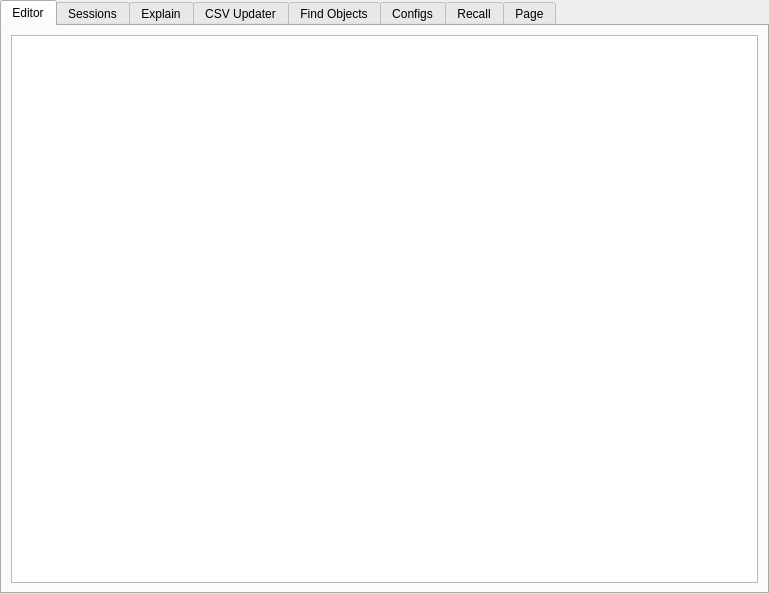
<?xml version="1.0" encoding="UTF-8"?>
<ui version="4.0">
 <class>d_editor</class>
 <widget class="QDialog" name="d_editor">
  <property name="geometry">
   <rect>
    <x>0</x>
    <y>0</y>
    <width>769</width>
    <height>594</height>
   </rect>
  </property>
  <property name="windowTitle">
   <string>Dialog</string>
  </property>
  <property name="modal">
   <bool>true</bool>
  </property>
  <layout class="QGridLayout" name="gridLayout">
   <property name="leftMargin">
    <number>0</number>
   </property>
   <property name="topMargin">
    <number>0</number>
   </property>
   <property name="rightMargin">
    <number>0</number>
   </property>
   <property name="bottomMargin">
    <number>0</number>
   </property>
   <property name="spacing">
    <number>0</number>
   </property>
   <item row="0" column="0">
    <widget class="QTabWidget" name="tabWidget">
     <property name="currentIndex">
      <number>0</number>
     </property>
     <widget class="QWidget" name="tab_editor">
      <attribute name="title">
       <string>Editor</string>
      </attribute>
      <layout class="QVBoxLayout" name="verticalLayout">
       <property name="spacing">
        <number>6</number>
       </property>
       <property name="leftMargin">
        <number>9</number>
       </property>
       <property name="topMargin">
        <number>9</number>
       </property>
       <property name="rightMargin">
        <number>9</number>
       </property>
       <property name="bottomMargin">
        <number>9</number>
       </property>
       <item>
        <widget class="QTextEdit" name="mem_editor">
         <property name="font">
          <font>
           <family>Monospace</family>
           <pointsize>10</pointsize>
          </font>
         </property>
         <property name="lineWrapMode">
          <enum>QTextEdit::NoWrap</enum>
         </property>
        </widget>
       </item>
      </layout>
     </widget>
     <widget class="QWidget" name="tab_session">
      <attribute name="title">
       <string>Sessions</string>
      </attribute>
      <layout class="QVBoxLayout">
       <property name="spacing">
        <number>6</number>
       </property>
       <property name="leftMargin">
        <number>9</number>
       </property>
       <property name="topMargin">
        <number>9</number>
       </property>
       <property name="rightMargin">
        <number>9</number>
       </property>
       <property name="bottomMargin">
        <number>9</number>
       </property>
       <item>
        <widget class="QFrame" name="frame">
         <property name="minimumSize">
          <size>
           <width>0</width>
           <height>30</height>
          </size>
         </property>
         <property name="frameShape">
          <enum>QFrame::Box</enum>
         </property>
         <property name="frameShadow">
          <enum>QFrame::Raised</enum>
         </property>
         <layout class="QHBoxLayout" name="horizontalLayout">
          <property name="spacing">
           <number>0</number>
          </property>
          <property name="leftMargin">
           <number>0</number>
          </property>
          <property name="topMargin">
           <number>0</number>
          </property>
          <property name="rightMargin">
           <number>0</number>
          </property>
          <property name="bottomMargin">
           <number>0</number>
          </property>
          <item>
           <widget class="QPushButton" name="bt_sessions_exec">
            <property name="text">
             <string>view</string>
            </property>
           </widget>
          </item>
          <item>
           <widget class="QComboBox" name="cbo_sessions">
            <item>
             <property name="text">
              <string>ACTIVE</string>
             </property>
            </item>
            <item>
             <property name="text">
              <string>INACTIVE</string>
             </property>
            </item>
            <item>
             <property name="text">
              <string>%</string>
             </property>
            </item>
           </widget>
          </item>
          <item>
           <spacer name="horizontalSpacer">
            <property name="orientation">
             <enum>Qt::Horizontal</enum>
            </property>
            <property name="sizeHint" stdset="0">
             <size>
              <width>40</width>
              <height>20</height>
             </size>
            </property>
           </spacer>
          </item>
         </layout>
        </widget>
       </item>
       <item>
        <widget class="QTreeWidget" name="tree_sessions">
         <property name="alternatingRowColors">
          <bool>true</bool>
         </property>
         <column>
          <property name="text">
           <string notr="true">1</string>
          </property>
         </column>
        </widget>
       </item>
       <item>
        <widget class="QPlainTextEdit" name="mem_sessions"/>
       </item>
      </layout>
     </widget>
     <widget class="QWidget" name="tab_explain">
      <attribute name="title">
       <string>Explain</string>
      </attribute>
      <layout class="QVBoxLayout" name="verticalLayout_4">
       <property name="spacing">
        <number>6</number>
       </property>
       <property name="leftMargin">
        <number>9</number>
       </property>
       <property name="topMargin">
        <number>9</number>
       </property>
       <property name="rightMargin">
        <number>9</number>
       </property>
       <property name="bottomMargin">
        <number>9</number>
       </property>
       <item>
        <widget class="QFrame" name="frame_3">
         <property name="minimumSize">
          <size>
           <width>0</width>
           <height>30</height>
          </size>
         </property>
         <property name="frameShape">
          <enum>QFrame::Box</enum>
         </property>
         <property name="frameShadow">
          <enum>QFrame::Raised</enum>
         </property>
         <widget class="QPushButton" name="bt_explain">
          <property name="geometry">
           <rect>
            <x>1</x>
            <y>2</y>
            <width>80</width>
            <height>26</height>
           </rect>
          </property>
          <property name="text">
           <string>Run</string>
          </property>
         </widget>
        </widget>
       </item>
       <item>
        <widget class="QTextEdit" name="mem_explain">
         <property name="minimumSize">
          <size>
           <width>0</width>
           <height>200</height>
          </size>
         </property>
         <property name="maximumSize">
          <size>
           <width>16777215</width>
           <height>200</height>
          </size>
         </property>
         <property name="font">
          <font>
           <family>Monospace</family>
          </font>
         </property>
        </widget>
       </item>
       <item>
        <widget class="QTreeWidget" name="tree_explain">
         <property name="columnCount">
          <number>7</number>
         </property>
         <column>
          <property name="text">
           <string notr="true">1</string>
          </property>
         </column>
         <column>
          <property name="text">
           <string notr="true">2</string>
          </property>
         </column>
         <column>
          <property name="text">
           <string notr="true">3</string>
          </property>
         </column>
         <column>
          <property name="text">
           <string notr="true">4</string>
          </property>
         </column>
         <column>
          <property name="text">
           <string notr="true">5</string>
          </property>
         </column>
         <column>
          <property name="text">
           <string notr="true">6</string>
          </property>
         </column>
         <column>
          <property name="text">
           <string notr="true">7</string>
          </property>
         </column>
        </widget>
       </item>
      </layout>
     </widget>
     <widget class="QWidget" name="tab_csv_updater">
      <attribute name="title">
       <string>CSV Updater</string>
      </attribute>
      <layout class="QVBoxLayout" name="verticalLayout_5">
       <property name="spacing">
        <number>6</number>
       </property>
       <item>
        <widget class="QGroupBox" name="groupBox_5">
         <property name="minimumSize">
          <size>
           <width>0</width>
           <height>100</height>
          </size>
         </property>
         <property name="maximumSize">
          <size>
           <width>16777215</width>
           <height>100</height>
          </size>
         </property>
         <property name="title">
          <string>Options</string>
         </property>
         <widget class="QPushButton" name="bt_csv_of">
          <property name="geometry">
           <rect>
            <x>596</x>
            <y>64</y>
            <width>32</width>
            <height>26</height>
           </rect>
          </property>
          <property name="maximumSize">
           <size>
            <width>32</width>
            <height>16777215</height>
           </size>
          </property>
          <property name="text">
           <string>...</string>
          </property>
         </widget>
         <widget class="QPushButton" name="bt_csv_populate">
          <property name="geometry">
           <rect>
            <x>12</x>
            <y>32</y>
            <width>100</width>
            <height>26</height>
           </rect>
          </property>
          <property name="maximumSize">
           <size>
            <width>100</width>
            <height>16777215</height>
           </size>
          </property>
          <property name="text">
           <string>Populate</string>
          </property>
         </widget>
         <widget class="QCheckBox" name="chk_csv">
          <property name="geometry">
           <rect>
            <x>118</x>
            <y>33</y>
            <width>510</width>
            <height>24</height>
           </rect>
          </property>
          <property name="text">
           <string>First Line = Titles</string>
          </property>
         </widget>
         <widget class="QLineEdit" name="edt_csv_file">
          <property name="geometry">
           <rect>
            <x>12</x>
            <y>64</y>
            <width>578</width>
            <height>26</height>
           </rect>
          </property>
         </widget>
        </widget>
       </item>
       <item>
        <widget class="QFrame" name="frame_5">
         <property name="frameShape">
          <enum>QFrame::StyledPanel</enum>
         </property>
         <property name="frameShadow">
          <enum>QFrame::Raised</enum>
         </property>
         <layout class="QHBoxLayout" name="horizontalLayout_3">
          <item>
           <widget class="QSplitter" name="splitter">
            <property name="orientation">
             <enum>Qt::Horizontal</enum>
            </property>
            <widget class="QTableWidget" name="grid_csv">
             <property name="minimumSize">
              <size>
               <width>300</width>
               <height>0</height>
              </size>
             </property>
             <property name="maximumSize">
              <size>
               <width>300</width>
               <height>16777215</height>
              </size>
             </property>
             <property name="alternatingRowColors">
              <bool>true</bool>
             </property>
             <property name="columnCount">
              <number>1</number>
             </property>
             <column/>
            </widget>
            <widget class="QPlainTextEdit" name="mem_csv">
             <property name="font">
              <font>
               <family>Monospace</family>
              </font>
             </property>
             <property name="lineWrapMode">
              <enum>QPlainTextEdit::NoWrap</enum>
             </property>
             <property name="backgroundVisible">
              <bool>false</bool>
             </property>
            </widget>
           </widget>
          </item>
         </layout>
        </widget>
       </item>
      </layout>
     </widget>
     <widget class="QWidget" name="tab_find_objects">
      <attribute name="title">
       <string>Find Objects</string>
      </attribute>
      <layout class="QVBoxLayout" name="verticalLayout_3">
       <property name="spacing">
        <number>6</number>
       </property>
       <property name="leftMargin">
        <number>9</number>
       </property>
       <property name="topMargin">
        <number>9</number>
       </property>
       <property name="rightMargin">
        <number>9</number>
       </property>
       <property name="bottomMargin">
        <number>9</number>
       </property>
       <item>
        <widget class="QGroupBox" name="groupBox_4">
         <property name="minimumSize">
          <size>
           <width>0</width>
           <height>100</height>
          </size>
         </property>
         <property name="maximumSize">
          <size>
           <width>16777215</width>
           <height>100</height>
          </size>
         </property>
         <property name="title">
          <string>Filter</string>
         </property>
         <widget class="QCheckBox" name="chk_obj_table">
          <property name="geometry">
           <rect>
            <x>290</x>
            <y>30</y>
            <width>85</width>
            <height>24</height>
           </rect>
          </property>
          <property name="text">
           <string>TABLE</string>
          </property>
          <property name="checked">
           <bool>true</bool>
          </property>
         </widget>
         <widget class="QCheckBox" name="chk_obj_view">
          <property name="geometry">
           <rect>
            <x>290</x>
            <y>50</y>
            <width>85</width>
            <height>24</height>
           </rect>
          </property>
          <property name="text">
           <string>VIEW</string>
          </property>
          <property name="checked">
           <bool>true</bool>
          </property>
         </widget>
         <widget class="QCheckBox" name="chk_obj_package">
          <property name="geometry">
           <rect>
            <x>390</x>
            <y>30</y>
            <width>85</width>
            <height>24</height>
           </rect>
          </property>
          <property name="text">
           <string>PACKAGE</string>
          </property>
          <property name="checked">
           <bool>true</bool>
          </property>
         </widget>
         <widget class="QCheckBox" name="chk_obj_trigger">
          <property name="geometry">
           <rect>
            <x>290</x>
            <y>70</y>
            <width>85</width>
            <height>24</height>
           </rect>
          </property>
          <property name="text">
           <string>TRIGGER</string>
          </property>
          <property name="checked">
           <bool>true</bool>
          </property>
         </widget>
         <widget class="QCheckBox" name="chk_obj_procedure">
          <property name="geometry">
           <rect>
            <x>390</x>
            <y>70</y>
            <width>131</width>
            <height>24</height>
           </rect>
          </property>
          <property name="text">
           <string>PROCEDURE</string>
          </property>
          <property name="checked">
           <bool>true</bool>
          </property>
         </widget>
         <widget class="QCheckBox" name="chk_obj_funcion">
          <property name="geometry">
           <rect>
            <x>390</x>
            <y>50</y>
            <width>85</width>
            <height>24</height>
           </rect>
          </property>
          <property name="text">
           <string>FUNCTION</string>
          </property>
          <property name="checked">
           <bool>true</bool>
          </property>
         </widget>
         <widget class="QLineEdit" name="edt_objetos">
          <property name="geometry">
           <rect>
            <x>13</x>
            <y>53</y>
            <width>241</width>
            <height>26</height>
           </rect>
          </property>
         </widget>
         <widget class="QLabel" name="label_3">
          <property name="geometry">
           <rect>
            <x>13</x>
            <y>33</y>
            <width>91</width>
            <height>18</height>
           </rect>
          </property>
          <property name="text">
           <string>Object Name</string>
          </property>
         </widget>
         <widget class="QPushButton" name="bt_obj_viewcode">
          <property name="geometry">
           <rect>
            <x>510</x>
            <y>40</y>
            <width>161</width>
            <height>41</height>
           </rect>
          </property>
          <property name="text">
           <string>View Code (DDL)</string>
          </property>
         </widget>
        </widget>
       </item>
       <item>
        <widget class="QTableWidget" name="grid_objetos">
         <property name="alternatingRowColors">
          <bool>true</bool>
         </property>
        </widget>
       </item>
      </layout>
     </widget>
     <widget class="QWidget" name="tab_config">
      <attribute name="title">
       <string>Configs</string>
      </attribute>
      <layout class="QVBoxLayout" name="verticalLayout_2">
       <item>
        <widget class="QGroupBox" name="groupBox_3">
         <property name="minimumSize">
          <size>
           <width>0</width>
           <height>200</height>
          </size>
         </property>
         <property name="maximumSize">
          <size>
           <width>16777215</width>
           <height>200</height>
          </size>
         </property>
         <property name="title">
          <string> Configs</string>
         </property>
         <widget class="QLabel" name="label">
          <property name="geometry">
           <rect>
            <x>20</x>
            <y>30</y>
            <width>121</width>
            <height>18</height>
           </rect>
          </property>
          <property name="text">
           <string>Oracle Home</string>
          </property>
         </widget>
         <widget class="QLineEdit" name="edt_cfg_oracle_dir">
          <property name="geometry">
           <rect>
            <x>20</x>
            <y>50</y>
            <width>231</width>
            <height>26</height>
           </rect>
          </property>
         </widget>
         <widget class="QCheckBox" name="chk_cfg_dark_mode">
          <property name="geometry">
           <rect>
            <x>280</x>
            <y>50</y>
            <width>151</width>
            <height>24</height>
           </rect>
          </property>
          <property name="text">
           <string>Themed Dark Mode</string>
          </property>
         </widget>
         <widget class="QLabel" name="label_2">
          <property name="geometry">
           <rect>
            <x>20</x>
            <y>80</y>
            <width>161</width>
            <height>18</height>
           </rect>
          </property>
          <property name="text">
           <string>Templates Directory</string>
          </property>
         </widget>
         <widget class="QLineEdit" name="edt_cfg_template_dir">
          <property name="geometry">
           <rect>
            <x>20</x>
            <y>100</y>
            <width>231</width>
            <height>26</height>
           </rect>
          </property>
         </widget>
         <widget class="QCheckBox" name="chk_cfg_run_user">
          <property name="geometry">
           <rect>
            <x>280</x>
            <y>70</y>
            <width>191</width>
            <height>24</height>
           </rect>
          </property>
          <property name="text">
           <string>Default &quot;Run User&quot; </string>
          </property>
         </widget>
         <widget class="QPushButton" name="bt_cfg_salvar">
          <property name="geometry">
           <rect>
            <x>280</x>
            <y>130</y>
            <width>151</width>
            <height>41</height>
           </rect>
          </property>
          <property name="text">
           <string>Save Configs</string>
          </property>
         </widget>
         <widget class="QLabel" name="label_5">
          <property name="geometry">
           <rect>
            <x>20</x>
            <y>130</y>
            <width>161</width>
            <height>18</height>
           </rect>
          </property>
          <property name="text">
           <string>Outputs Directory</string>
          </property>
         </widget>
         <widget class="QLineEdit" name="edt_cfg_output_dir">
          <property name="geometry">
           <rect>
            <x>20</x>
            <y>150</y>
            <width>231</width>
            <height>26</height>
           </rect>
          </property>
         </widget>
        </widget>
       </item>
       <item>
        <widget class="QGroupBox" name="groupBox">
         <property name="minimumSize">
          <size>
           <width>0</width>
           <height>0</height>
          </size>
         </property>
         <property name="maximumSize">
          <size>
           <width>16777215</width>
           <height>16777215</height>
          </size>
         </property>
         <property name="title">
          <string>TNS</string>
         </property>
         <property name="flat">
          <bool>false</bool>
         </property>
         <layout class="QVBoxLayout" name="verticalLayout_7">
          <property name="spacing">
           <number>0</number>
          </property>
          <property name="leftMargin">
           <number>0</number>
          </property>
          <property name="topMargin">
           <number>0</number>
          </property>
          <property name="rightMargin">
           <number>0</number>
          </property>
          <property name="bottomMargin">
           <number>0</number>
          </property>
          <item>
           <widget class="QTabWidget" name="tabWidget_2">
            <property name="currentIndex">
             <number>0</number>
            </property>
            <widget class="QWidget" name="tab_cfg_services_names">
             <attribute name="title">
              <string>Services Names/SIDs</string>
             </attribute>
             <layout class="QVBoxLayout" name="verticalLayout_8">
              <item>
               <widget class="QPlainTextEdit" name="mem_cfg_tns">
                <property name="font">
                 <font>
                  <family>Monospace</family>
                  <pointsize>10</pointsize>
                 </font>
                </property>
                <property name="lineWrapMode">
                 <enum>QPlainTextEdit::NoWrap</enum>
                </property>
               </widget>
              </item>
             </layout>
            </widget>
            <widget class="QWidget" name="tab_cfg_users_saved">
             <attribute name="title">
              <string>Saved Users</string>
             </attribute>
             <layout class="QVBoxLayout" name="verticalLayout_9">
              <item>
               <widget class="QPlainTextEdit" name="mem_cfg_tns_saved">
                <property name="font">
                 <font>
                  <family>Monospace</family>
                  <pointsize>10</pointsize>
                 </font>
                </property>
                <property name="lineWrapMode">
                 <enum>QPlainTextEdit::NoWrap</enum>
                </property>
               </widget>
              </item>
             </layout>
            </widget>
           </widget>
          </item>
         </layout>
        </widget>
       </item>
      </layout>
     </widget>
     <widget class="QWidget" name="tab_recall">
      <attribute name="title">
       <string>Recall</string>
      </attribute>
      <layout class="QVBoxLayout" name="verticalLayout_6">
       <item>
        <widget class="QGroupBox" name="groupBox_6">
         <property name="minimumSize">
          <size>
           <width>0</width>
           <height>100</height>
          </size>
         </property>
         <property name="maximumSize">
          <size>
           <width>16777215</width>
           <height>100</height>
          </size>
         </property>
         <property name="title">
          <string>Filter Query</string>
         </property>
         <widget class="QLabel" name="label_4">
          <property name="geometry">
           <rect>
            <x>30</x>
            <y>30</y>
            <width>81</width>
            <height>18</height>
           </rect>
          </property>
          <property name="text">
           <string>type text:</string>
          </property>
         </widget>
         <widget class="QLineEdit" name="edt_recall">
          <property name="geometry">
           <rect>
            <x>30</x>
            <y>50</y>
            <width>301</width>
            <height>26</height>
           </rect>
          </property>
          <property name="text">
           <string>%</string>
          </property>
         </widget>
        </widget>
       </item>
       <item>
        <widget class="QTableWidget" name="grid_recall">
         <property name="alternatingRowColors">
          <bool>true</bool>
         </property>
         <property name="wordWrap">
          <bool>false</bool>
         </property>
         <column>
          <property name="text">
           <string>Date</string>
          </property>
         </column>
         <column>
          <property name="text">
           <string>Database</string>
          </property>
         </column>
         <column>
          <property name="text">
           <string>SQL</string>
          </property>
         </column>
        </widget>
       </item>
       <item>
        <widget class="QPlainTextEdit" name="mem_recall"/>
       </item>
      </layout>
     </widget>
     <widget class="QWidget" name="tab">
      <attribute name="title">
       <string>Page</string>
      </attribute>
     </widget>
    </widget>
   </item>
  </layout>
 </widget>
 <resources/>
 <connections/>
</ui>
